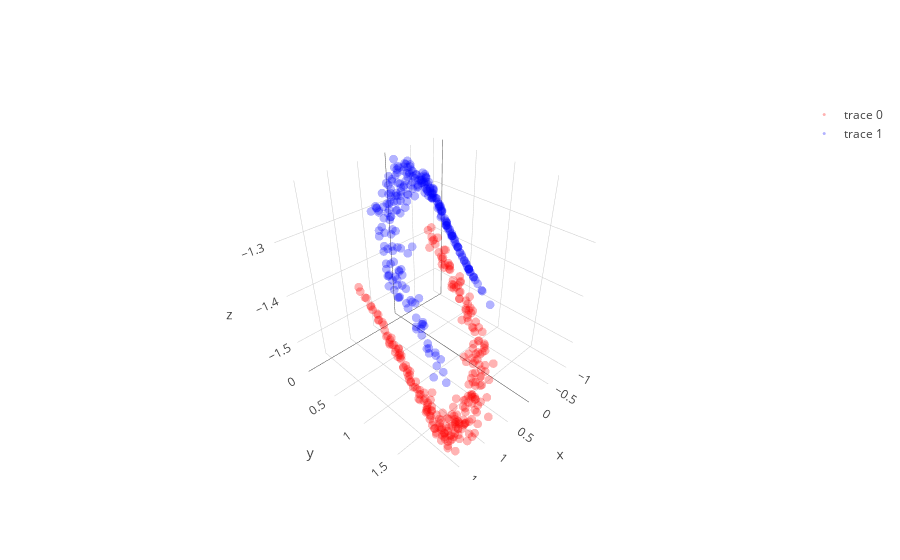

Notebook cell for this chart:
### Code cell
# with all scale
expand_dim = 3
w1 = np.random.randn(2,expand_dim)
w2 = np.random.randn(expand_dim,1)
a  = np.ones(expand_dim); b = np.ones(expand_dim); c = np.zeros(expand_dim)

w1 = _sym_decorrelation(w1)
w2 = w2/(np.sqrt(np.sum(w2**2)))

temp_X = np.copy(X)
mini_batch_size = 50
for iter in range(2000):
    cum_loss = 0; temp_X   = shuffle(temp_X)
    
    for mini_batch in range(0,len(X),mini_batch_size):
        current_batch = temp_X[mini_batch:mini_batch+mini_batch_size]
        
        layer1 = current_batch @ w1
        layer1 = layer1  + (1/(iter+1))*np.random.randn(mini_batch_size,expand_dim)
        layer1a= a*g(b*layer1)+c
        layer1a= layer1a + (1/(iter+1))*np.random.randn(mini_batch_size,expand_dim)
        layer2 = layer1a       @ w2
        loss   = (w2.T @ layer1a.T @ layer1a @ w2).mean() + (w1.T @ current_batch.T @ current_batch @ w1).mean()
        
        grad2 = -layer1a.T @ layer1a @ w2 
        grad1a= -layer1a@w2@w2.T
        grada = grad1a*g(b*layer1)
        gradb = grad1a*a*g_grad(b*layer1)*layer1
        gradc = grad1a
        grad1 = current_batch.T @(grad1a*a*g_grad(b*layer1)*b) - 2.5 * current_batch.T @ current_batch @ w1 

        w2 = w2 - 0.0001  * grad2+ (1/(iter+1))*np.random.randn(expand_dim,1)
        a = a -   0.000009    * grada.sum(0)+ (1/(iter+1))*np.random.randn(expand_dim)
        b = b -   0.000009    * gradb.sum(0)+ (1/(iter+1))*np.random.randn(expand_dim)
        c = c -   0.0000009   * gradc.sum(0) + (1/(iter+1))*np.random.randn(expand_dim)
        w1 = w1 - 0.00000001  * grad1+ (1/(iter+1))*np.random.randn(2,expand_dim)
        
        w1 = _sym_decorrelation(w1)
        w2 = w2/(np.sqrt(np.sum(w2**2)))
        a  = (a-a.mean())/a.std()
        b  = (b-b.mean())/b.std()
        c  = (c-c.mean())/c.std()
        cum_loss      = cum_loss + loss.mean()
        
    if iter%500==0:print('Iter : ',iter," Loss: ",cum_loss)

# projection
projected_mine = (a*g(b*(X @ w1))+c) @ w2

plt.figure(figsize=(20,5))
plt.subplot(1, 3, 1)
plt.scatter(X[y==0, 0], X[y==0, 1], color='red', alpha=0.5)
plt.scatter(X[y==1, 0], X[y==1, 1], color='blue', alpha=0.5)
plt.quiver(X.mean(0)[0], X.mean(0)[1], evector[0,0],evector[0,1], color=['b'], scale=2.5)
plt.quiver(X.mean(0)[0], X.mean(0)[1], evector[1,0],evector[1,1], color=['g'], scale=2.5)

plt.subplot(1, 3, 2,projection='3d')
one_layer_project = (a*g(b*(X @ w1))+c)
plt.scatter(one_layer_project[:,0],one_layer_project[:,1],one_layer_project[:,2], color='red')

plt.subplot(1, 3, 3)
plt.scatter(projected_mine[y==0], np.zeros((len(projected_mine)//2)),  color='red', alpha=0.05)
plt.scatter(projected_mine[y==1], np.zeros((len(projected_mine)//2)), color='blue', alpha=0.05)
plt.show()

trace1 = go.Scatter3d(
    x=one_layer_project[y==0,0],
    y=one_layer_project[y==0,1],
    z=one_layer_project[y==0,2],
    mode='markers',
    line=dict(color='red',width=0.5),
    marker=dict(size=3,opacity=0.3)
)
trace2 = go.Scatter3d(
    x=one_layer_project[y==1,0],
    y=one_layer_project[y==1,1],
    z=one_layer_project[y==1,2],
    mode='markers',
    line=dict(color='blue',width=0.5),
    marker=dict(size=3,opacity=0.3)
)
data = [trace1,trace2]
fig  = go.Figure(data=data)
iplot(fig)

### Figure 1 — Plotly figure (JSON) as saved in the notebook; plotly's stock layout.template omitted (floating-point values rounded to 4 significant figures; data arrays with more than 128 entries replaced by an {"elided": "..."} marker saying what was removed)
{"data": [{"line": {"color": "red", "width": 0.5}, "marker": {"opacity": 0.3, "size": 3}, "mode": "markers", "type": "scatter3d", "uid": "200e7215-8315-4f22-8329-01e5b6ed92f7", "x": {"elided": "250 float values"}, "y": {"elided": "250 float values"}, "z": {"elided": "250 float values"}}, {"line": {"color": "blue", "width": 0.5}, "marker": {"opacity": 0.3, "size": 3}, "mode": "markers", "type": "scatter3d", "uid": "2e0521ad-5411-4508-a6cf-290746399f0b", "x": {"elided": "250 float values"}, "y": {"elided": "250 float values"}, "z": {"elided": "250 float values"}}], "layout": {}}
